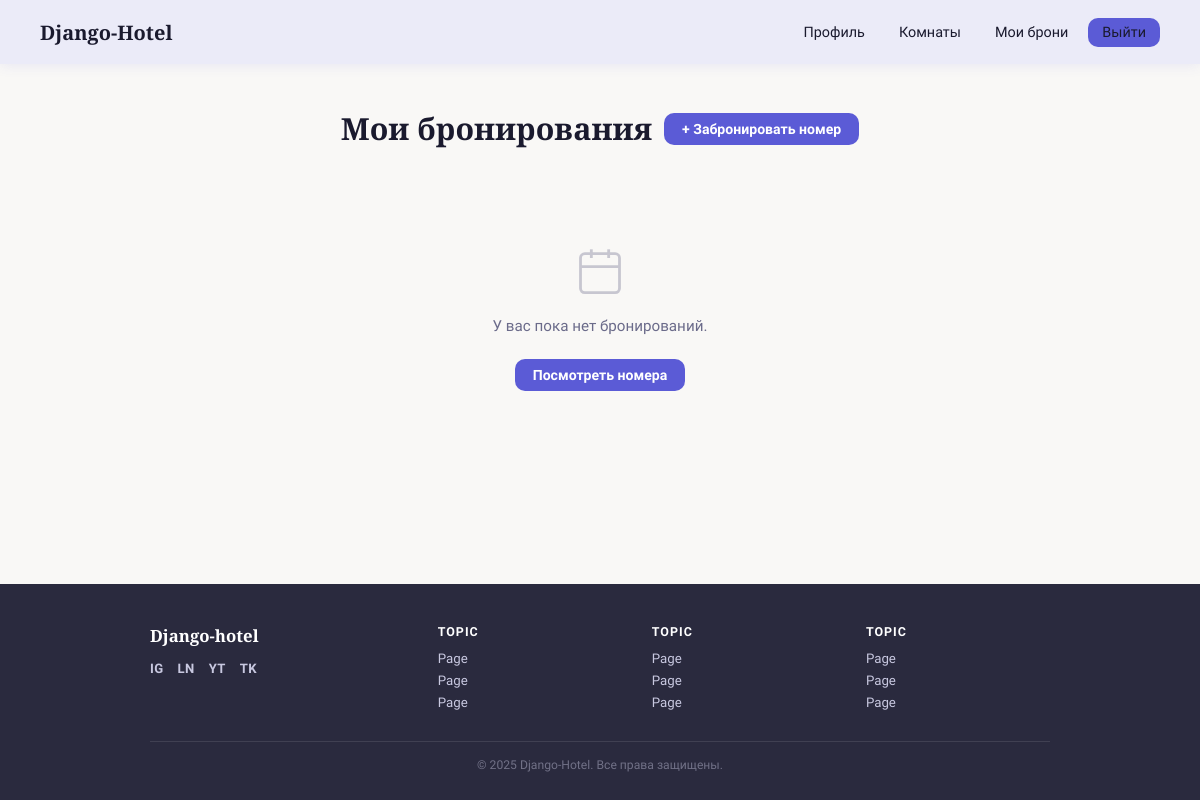
Before: /booking/my/ (signed in) with the older database file.
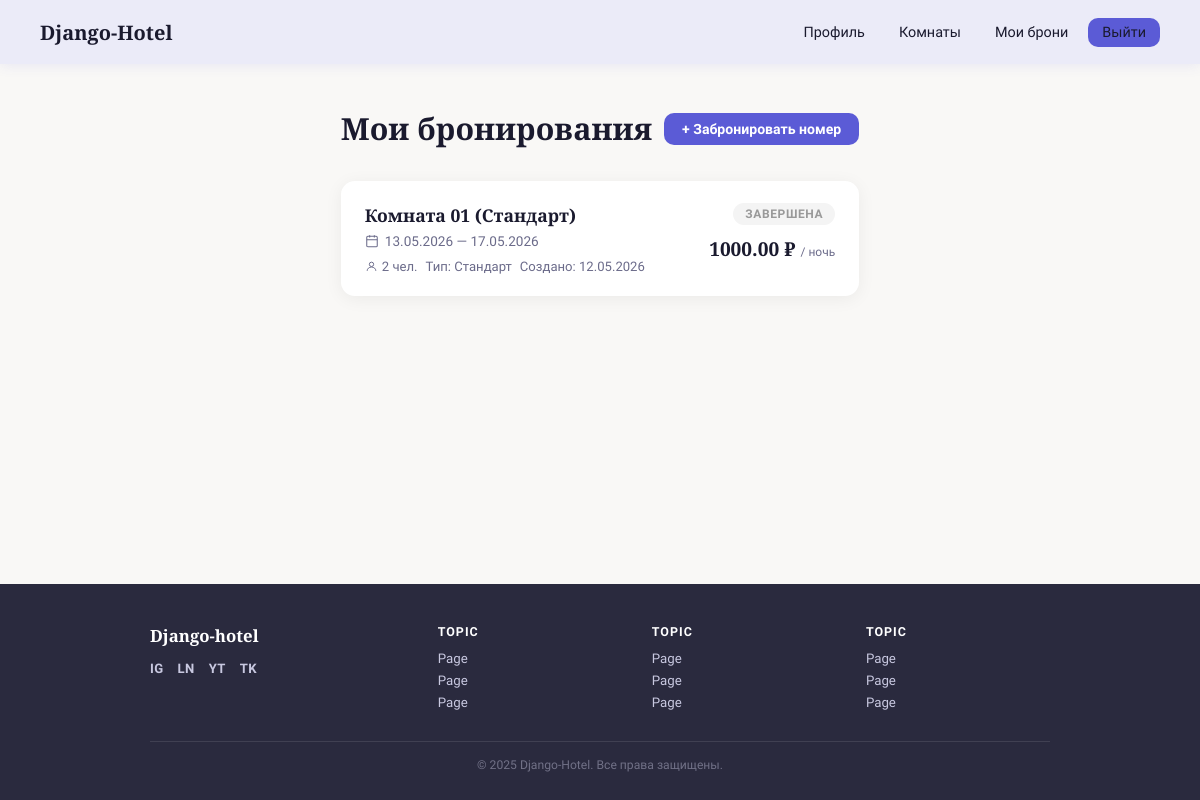
After: the same page with the newer database file.
### booking/models.py (models this page shows, shortened)
class Booking(models.Model):
    BOOKING_STATUS = [
        ('sleeping', 'Ожидает'),
        ('active', 'Активна'),
        ('dead', 'Завершена'),
    ]
    client = models.ForeignKey(
        CustomUser,
        null=True,
        default=None,
        on_delete=models.SET_NULL,
        related_name='bookings',
        verbose_name='Клиент'
    )
    room = models.ForeignKey(
        Room,
        null=False,
        on_delete=models.CASCADE,
        related_name='bookings',
        verbose_name='Комната'
    )
    servises = models.ManyToManyField(
        Services,
        blank=True,
        related_name='bookings',
        verbose_name='Услуги'
    )
    booking_date = models.DateField(
        'Дата начала брони'
    )
    expiration_date = models.DateField(
        'Дата окончания брони'
    )
    status = models.CharField(
        'Статус брони',
        max_length=15,
        choices=BOOKING_STATUS,
        default='active',
    )
    created_at = models.DateTimeField(
        'Дата создания',
        auto_now_add=True,
    )
    class Meta:
        verbose_name = 'Бронь'
        verbose_name_plural = 'Бронирование'

### rooms/models.py (models this page shows)
class Room(models.Model):
    ROOM_TYPE_CHOICES = [
        ('standard', 'Стандарт'),
        ('comfort', 'Комфорт'),
        ('lux', 'Люкс'),
    ]
    number = models.CharField(
        'Номер комнаты',
        max_length=10,
        unique=True
    )
    room_type = models.CharField(
        'Тип комнаты',
        max_length=20,
        choices=ROOM_TYPE_CHOICES,
        default='standard',
    )
    price_per_night = models.DecimalField(
        'Цена за ночь',
        max_digits=10,
        decimal_places=2,
    )
    capacity = models.PositiveIntegerField(
        'Вместимость',
        default=1,
    )
    description = models.TextField(
        'Описание',
        blank=True,
    )
    is_available = models.BooleanField(
        'Доступен для бронирования',
        default=True
    )
    created_at = models.DateTimeField(
        'Дата создания',
        auto_now_add=True,
    )
    images = models.ImageField(
        default=None,
    )
    class Meta:
        verbose_name = 'Комната'
        verbose_name_plural = 'Комнаты'
        ordering = ['number']
    def __str__(self):
        return f'Комната {self.number} ({self.get_room_type_display()})'

### booking/views.py (the view)
# urls.py: path('my/', views.my_bookings, name='my_bookings'),
@login_required
def my_bookings(request):
    Booking.objects.filter(
        expiration_date__lt=timezone.now().date()
    ).exclude(status='dead').update(status='dead')
    bookings = Booking.objects.filter(
        client=request.user
    ).select_related('room').prefetch_related('servises').order_by('-created_at')
    return render(request, 'booking/my_bookings.html', {
        'bookings': bookings,
    })

### templates/booking/my_bookings.html (shortened to what this page needs)
{% extends "base.html" %}
{% block content %}
<div class="bookings-page">
  <div class="page-header">
    <h1>Мои бронирования</h1>
    <a href="{% url 'room_list' %}" class="btn btn-solid">+ Забронировать номер</a>
  </div>
  {% if bookings %}
    {% for booking in bookings %}
    <div class="booking-card">
      <div class="booking-card-body">
        <div>
          <div class="booking-room">{{ booking.room }}</div>
          <div class="booking-dates">
            <svg width="14" height="14" viewBox="0 0 24 24" fill="none" stroke="currentColor" stroke-width="1.8">
              <rect x="3" y="4" width="18" height="18" rx="2"/><line x1="16" y1="2" x2="16" y2="6"/>
              <line x1="8" y1="2" x2="8" y2="6"/><line x1="3" y1="10" x2="21" y2="10"/>
            </svg>
            {{ booking.booking_date|date:"d.m.Y" }} — {{ booking.expiration_date|date:"d.m.Y" }}
          </div>
          <div class="booking-meta">
            <span>
              <svg width="13" height="13" viewBox="0 0 24 24" fill="none" stroke="currentColor" stroke-width="1.8">
                <circle cx="12" cy="8" r="4"/><path d="M4 20c0-4 3.6-7 8-7s8 3 8 7"/>
              </svg>
              {{ booking.room.capacity }} чел.
            </span>
            <span>
              Тип: {{ booking.room.get_room_type_display }}
            </span>
            <span>
              Создано: {{ booking.created_at|date:"d.m.Y" }}
            </span>
          </div>
        </div>
        <div class="booking-actions">
          <span class="status-badge status-{{ booking.status }}">
            {{ booking.get_status_display }}
          </span>
          <div class="booking-price">
            {{ booking.room.price_per_night }} ₽
            <small>/ ночь</small>
          </div>
        </div>
      </div>
    </div>
    {% endfor %}
  {% else %}
    <div class="empty-state">
      <svg width="52" height="52" viewBox="0 0 24 24" fill="none" stroke="var(--muted)" stroke-width="1.3">
        <rect x="3" y="4" width="18" height="18" rx="2"/>
        <line x1="16" y1="2" x2="16" y2="6"/>
        <line x1="8" y1="2" x2="8" y2="6"/>
        <line x1="3" y1="10" x2="21" y2="10"/>
      </svg>
      <p>У вас пока нет бронирований.</p>
      <a href="{% url 'room_list' %}" class="btn btn-solid">Посмотреть номера</a>
    </div>
  {% endif %}
</div>
{% endblock %}

Changed rows visible on the page:
added Booking: room "Комната 01 (Стандарт)", booking_date "13.05.2026", expiration_date "17.05.2026", room.capacity "2", room.room_type "Стандарт", created_at "12.05.2026", status "ЗАВЕРШЕНА", room.price_per_night "1000.00"
Other visible differences:
text no longer shown: "У вас пока нет бронирований. Посмотреть номера"
